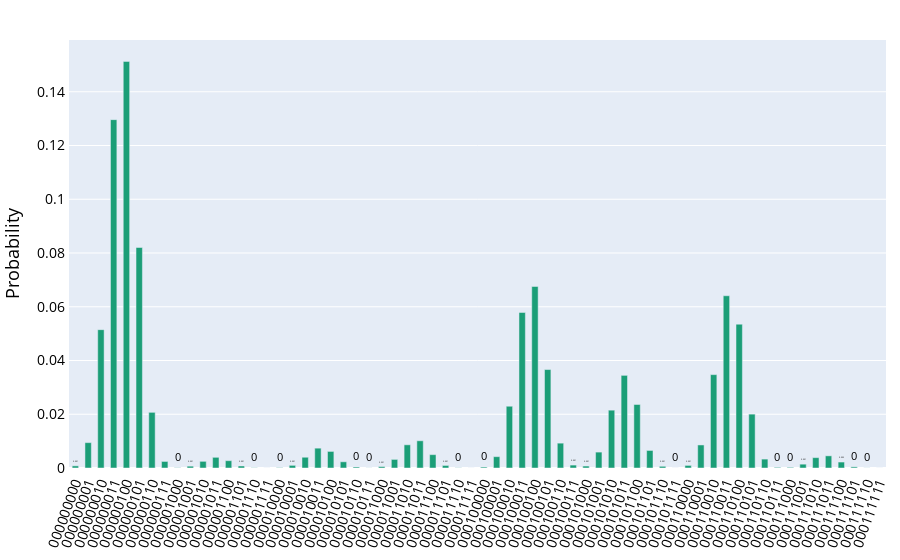

Notebook code for this chart:
### Code cell
probability_distribution(job.result().get_counts())
